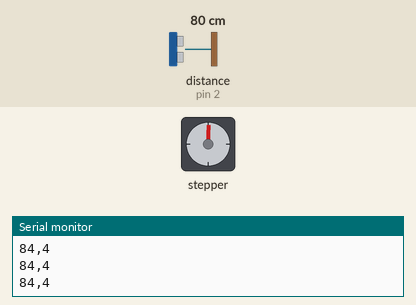
This sketch was run on a simulated Arduino Uno, built with avr-gcc and run on an emulated ATmega328P. On the bench: stepper motor, the last lines printed to the serial monitor. Wiring (inferred from the names in the program): ultrasonic range finder: trigger pin 3; echo pin 2. The inputs (shaded band) are chosen by the test bench; at power-on: distance to the obstacle (sensor on pin 2) 80 cm. The echo pulse lasts 58.3 µs per cm; stepper angles assume 2048 steps per turn.

Above: at 1.2 s.
1.3 s: distance to the obstacle (sensor on pin 2) set to 2 cm
At 6.72 s:
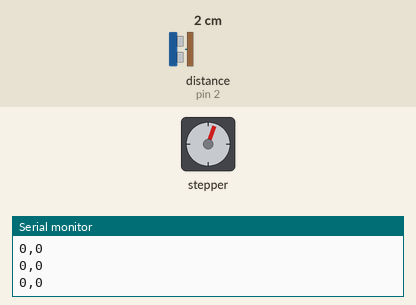
At 13.23 s:
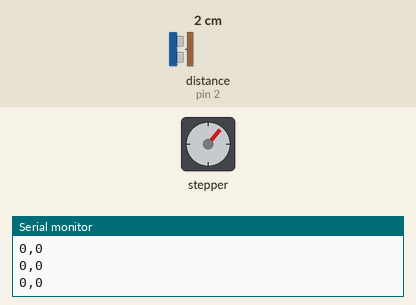
Timing chart, 0 to 21.4 s (numbered marks = the images above; inputs shaded):
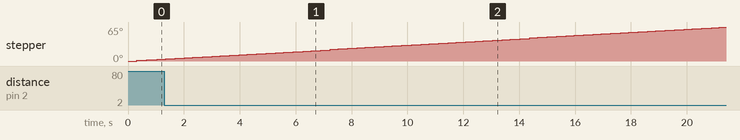

The sketch:

radarino.ino
```cpp
// Librerie utili e variabili di ambiente
#include <Stepper.h>
#define pECHO 2
#define pTRIG 3
#define MAPPATURA_GRADI 2048
#define STEP_PER_RIVOLUZIONE 2048

// Dichiaro l'oggetto stepper
Stepper myStepper(STEP_PER_RIVOLUZIONE, 11, 9, 10, 8);

// Variabili globali utili
int flag = 0;      // indica se la rotazione è oraria o anti-oraria
int count = 0;    // contiene il numero delle step effettuate nella rotazione corrente
long duration;    // contiene la durata dall'invio del segnale al suo ritorno
int distance;    // contiene la distanza dal primo ostacolo incontrato

// Funzione di setup dell'arduino
void setup() {
  pinMode(pTRIG, OUTPUT);
  pinMode(pECHO, INPUT);
  Serial.begin(9600);
  myStepper.setSpeed(5);
  // inizializzo il messaggio di tipo sonar
}

// La funzione calcola la distanza dal primo ostacolo incontrato
float calculate_distance(int repetitions){
  // repetitions è il numero di volte per il quale va calcolata la distanza e poi fatta la media
  int average_distance = 0;
  for(int i = 0; i < repetitions; i++){
    duration = pulseIn(pECHO, HIGH);
    distance = duration * 0.034 / 2;
    float tuned_distance = distance* 1.10; // dai test è emerso che il sensore sottostima la distanza di circa un 10%
    average_distance = average_distance + tuned_distance;
  }
  average_distance = average_distance / repetitions;
  return average_distance;
}

// La funzione azzera i triggers liberando i pin dai dati ricevuti in precedenza
void azzera_triggers(){
  // Variabili per il delay
  int first_delay = 1;
  int second_delay = 5;
  // Setta il pin di trigger a LOW in modo tale da pulire il dato ricevuto in input
  digitalWrite(pTRIG, LOW);
  delayMicroseconds(first_delay);
  // Setta il pin di trigger ad HIGH in modo tale da far attendere il dato da ricevere input
  digitalWrite(pTRIG, HIGH);
  delayMicroseconds(second_delay);
  // risettto il ping del trigger a low
  digitalWrite(pTRIG, LOW);
}
// La funzione fa ruotare lo stepper e calcola la distanza dal primo ostacolo incontrato
void move_and_calculate_distance(int gradi){
  int x_value= -1;
  int y_value= -1;

  // muove lo stepper di un grado
  myStepper.step(gradi);
  float  angle = (float) (count*6.2831)/2048.0; //calcolo angolo del sonar in radianti
  azzera_triggers();
  distance = calculate_distance(1);
  // Stampa la distanza sulla console
  if (gradi > 0){
    x_value = distance*cos(angle);        //decompongo la misura su x and y
    y_value = distance* sin(angle);       //decompongo la misura su x and y
  }
  else {
     x_value = distance*cos(6.2831 -angle);        //decompongo la misura su x and y
     y_value = distance* sin(6.2831 -angle);       //decompongo la misura su x and y
  }

Serial.print(x_value);
Serial.print(",");
Serial.print(y_value);
Serial.print("\n");
  count = count + 1;
  // se il numero di step ha raggiunto il numero necessario per terminare la rivoluzione
  // azzera il conteggio e imposta la flag ad 1 per per invertire la mozione allo stepper
  if(count > MAPPATURA_GRADI){
    flag = ( flag == 0 ) ? 1 : 0;
    count = 0;
  }
}

void loop() {
  // muovo di una sola step per volta
  int gradi = 1;
  // Se il flag è a zero allora ruoto in senso orario altrimenti al contrario
  // la funzione fa ruotare lo stepper e calcola i gradi
  flag == 0 ? move_and_calculate_distance(gradi) : move_and_calculate_distance(-gradi);
  // Applico un delay di 50ms una volta che viene completata una rivoluzione
  delay(50);
}
```
